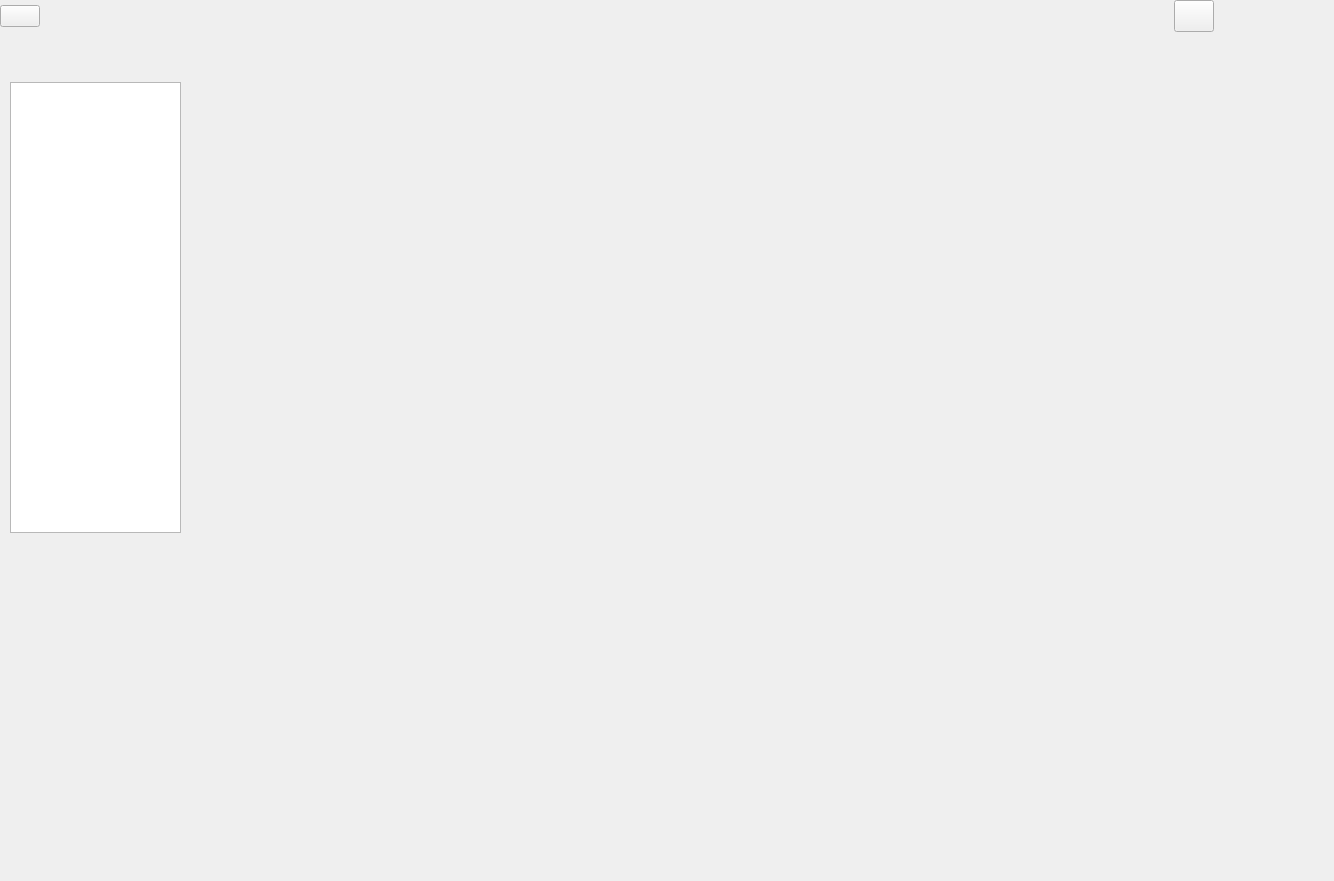
<?xml version="1.0" encoding="UTF-8"?>
<ui version="4.0">
 <class>MainWindow</class>
 <widget class="QWidget" name="MainWindow">
  <property name="geometry">
   <rect>
    <x>0</x>
    <y>0</y>
    <width>1334</width>
    <height>881</height>
   </rect>
  </property>
  <layout class="QVBoxLayout" name="verticalLayout">
   <property name="spacing">
    <number>0</number>
   </property>
   <property name="leftMargin">
    <number>0</number>
   </property>
   <property name="topMargin">
    <number>0</number>
   </property>
   <property name="rightMargin">
    <number>0</number>
   </property>
   <property name="bottomMargin">
    <number>0</number>
   </property>
   <item>
    <widget class="QFrame" name="windowBar">
     <property name="sizePolicy">
      <sizepolicy hsizetype="Preferred" vsizetype="Fixed">
       <horstretch>0</horstretch>
       <verstretch>0</verstretch>
      </sizepolicy>
     </property>
     <property name="frameShape">
      <enum>QFrame::NoFrame</enum>
     </property>
     <property name="frameShadow">
      <enum>QFrame::Raised</enum>
     </property>
     <layout class="QHBoxLayout" name="horizontalLayout">
      <property name="spacing">
       <number>0</number>
      </property>
      <property name="leftMargin">
       <number>0</number>
      </property>
      <property name="topMargin">
       <number>0</number>
      </property>
      <property name="rightMargin">
       <number>0</number>
      </property>
      <property name="bottomMargin">
       <number>0</number>
      </property>
      <item>
       <widget class="Mihomo::GUI::WindowButton" name="iconButton">
        <property name="text">
         <string/>
        </property>
        <property name="icon">
         <iconset resource="../assets/app.qrc">
          <normaloff>:/global/images/Meta.png</normaloff>:/global/images/Meta.png</iconset>
        </property>
        <property name="iconSize">
         <size>
          <width>32</width>
          <height>32</height>
         </size>
        </property>
       </widget>
      </item>
      <item>
       <spacer name="horizontalSpacer">
        <property name="orientation">
         <enum>Qt::Horizontal</enum>
        </property>
        <property name="sizeHint" stdset="0">
         <size>
          <width>922</width>
          <height>20</height>
         </size>
        </property>
       </spacer>
      </item>
      <item>
       <widget class="Mihomo::GUI::AlwaysTopWindowButton" name="alwaysTopButton">
        <property name="sizePolicy">
         <sizepolicy hsizetype="Minimum" vsizetype="Preferred">
          <horstretch>0</horstretch>
          <verstretch>0</verstretch>
         </sizepolicy>
        </property>
        <property name="minimumSize">
         <size>
          <width>32</width>
          <height>32</height>
         </size>
        </property>
        <property name="text">
         <string/>
        </property>
       </widget>
      </item>
      <item>
       <widget class="Mihomo::GUI::WindowButton" name="minButton">
        <property name="sizePolicy">
         <sizepolicy hsizetype="Minimum" vsizetype="Preferred">
          <horstretch>0</horstretch>
          <verstretch>0</verstretch>
         </sizepolicy>
        </property>
        <property name="minimumSize">
         <size>
          <width>32</width>
          <height>32</height>
         </size>
        </property>
        <property name="text">
         <string/>
        </property>
        <property name="icon">
         <iconset resource="../assets/app.qrc">
          <normaloff>:/dark/images/minimize.png</normaloff>:/dark/images/minimize.png</iconset>
        </property>
        <property name="flat">
         <bool>true</bool>
        </property>
       </widget>
      </item>
      <item>
       <widget class="Mihomo::GUI::MaximizeWindowButton" name="maxButton">
        <property name="sizePolicy">
         <sizepolicy hsizetype="Minimum" vsizetype="Preferred">
          <horstretch>0</horstretch>
          <verstretch>0</verstretch>
         </sizepolicy>
        </property>
        <property name="minimumSize">
         <size>
          <width>32</width>
          <height>32</height>
         </size>
        </property>
        <property name="text">
         <string/>
        </property>
        <property name="icon">
         <iconset resource="../assets/app.qrc">
          <normaloff>:/dark/images/maximize.png</normaloff>:/dark/images/maximize.png</iconset>
        </property>
        <property name="flat">
         <bool>true</bool>
        </property>
       </widget>
      </item>
      <item>
       <widget class="Mihomo::GUI::WindowButton" name="closeButton">
        <property name="sizePolicy">
         <sizepolicy hsizetype="Minimum" vsizetype="Preferred">
          <horstretch>0</horstretch>
          <verstretch>0</verstretch>
         </sizepolicy>
        </property>
        <property name="minimumSize">
         <size>
          <width>32</width>
          <height>32</height>
         </size>
        </property>
        <property name="text">
         <string/>
        </property>
        <property name="icon">
         <iconset resource="../assets/app.qrc">
          <normaloff>:/dark/images/close.png</normaloff>:/dark/images/close.png</iconset>
        </property>
        <property name="flat">
         <bool>true</bool>
        </property>
       </widget>
      </item>
     </layout>
    </widget>
   </item>
   <item>
    <layout class="QHBoxLayout" name="horizontalLayout_2">
     <item>
      <widget class="QFrame" name="frame">
       <property name="sizePolicy">
        <sizepolicy hsizetype="Fixed" vsizetype="Preferred">
         <horstretch>0</horstretch>
         <verstretch>0</verstretch>
        </sizepolicy>
       </property>
       <property name="minimumSize">
        <size>
         <width>200</width>
         <height>0</height>
        </size>
       </property>
       <widget class="QListView" name="listView">
        <property name="geometry">
         <rect>
          <x>10</x>
          <y>50</y>
          <width>171</width>
          <height>451</height>
         </rect>
        </property>
       </widget>
      </widget>
     </item>
     <item>
      <widget class="QStackedWidget" name="stackedWidget"/>
     </item>
    </layout>
   </item>
  </layout>
 </widget>
 <customwidgets>
  <customwidget>
   <class>Mihomo::GUI::WindowButton</class>
   <extends>QPushButton</extends>
   <header>WindowBar/WindowButton.h</header>
  </customwidget>
  <customwidget>
   <class>Mihomo::GUI::MaximizeWindowButton</class>
   <extends>QPushButton</extends>
   <header>WindowBar/WindowButton.h</header>
  </customwidget>
  <customwidget>
   <class>Mihomo::GUI::AlwaysTopWindowButton</class>
   <extends>QPushButton</extends>
   <header>WindowBar/WindowButton.h</header>
  </customwidget>
 </customwidgets>
 <resources>
  <include location="../assets/app.qrc"/>
 </resources>
 <connections/>
</ui>
